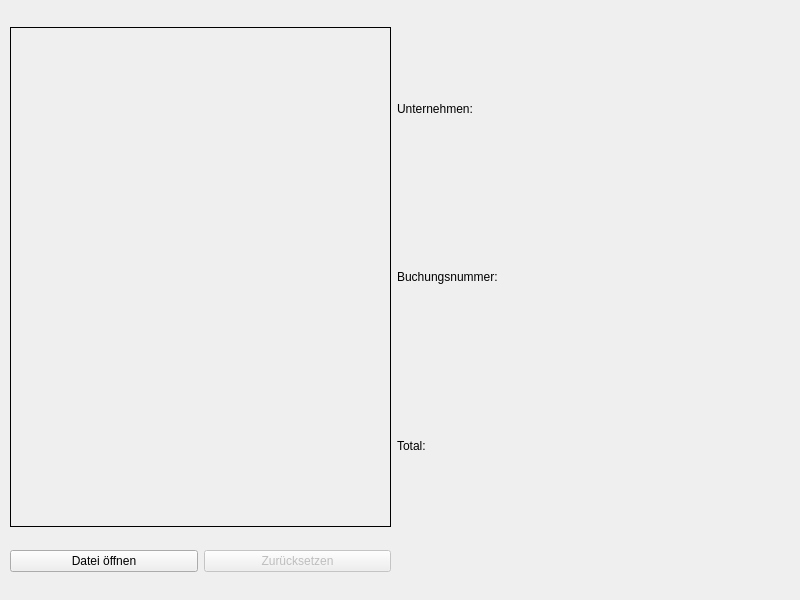
<?xml version="1.0" encoding="UTF-8"?>
<ui version="4.0">
 <class>MainWindow</class>
 <widget class="QMainWindow" name="MainWindow">
  <property name="geometry">
   <rect>
    <x>0</x>
    <y>0</y>
    <width>800</width>
    <height>600</height>
   </rect>
  </property>
  <property name="windowTitle">
   <string>MainWindow</string>
  </property>
  <widget class="QWidget" name="centralwidget">
   <widget class="QWidget" name="gridLayoutWidget">
    <property name="geometry">
     <rect>
      <x>10</x>
      <y>10</y>
      <width>781</width>
      <height>600</height>
     </rect>
    </property>
    <layout class="QGridLayout" name="gridLayout">
     <item row="2" column="1">
      <spacer name="horizontalSpacer">
       <property name="orientation">
        <enum>Qt::Horizontal</enum>
       </property>
       <property name="sizeHint" stdset="0">
        <size>
         <width>40</width>
         <height>20</height>
        </size>
       </property>
      </spacer>
     </item>
     <item row="0" column="1">
      <layout class="QVBoxLayout" name="verticalLayout">
       <item>
        <widget class="QLabel" name="label_company">
         <property name="text">
          <string>Unternehmen: </string>
         </property>
        </widget>
       </item>
       <item>
        <widget class="QLabel" name="label_reference">
         <property name="text">
          <string>Buchungsnummer: </string>
         </property>
        </widget>
       </item>
       <item>
        <widget class="QLabel" name="label_total">
         <property name="text">
          <string>Total: </string>
         </property>
        </widget>
       </item>
      </layout>
     </item>
     <item row="1" column="0">
      <layout class="QHBoxLayout" name="horizontalLayout_2">
       <item>
        <widget class="QPushButton" name="pushButton_file">
         <property name="text">
          <string>Datei öffnen</string>
         </property>
        </widget>
       </item>
       <item>
        <widget class="QPushButton" name="pushButton_reset">
         <property name="enabled">
          <bool>false</bool>
         </property>
         <property name="text">
          <string>Zurücksetzen</string>
         </property>
        </widget>
       </item>
      </layout>
     </item>
     <item row="0" column="0">
      <widget class="QLabel" name="imageView">
       <property name="minimumSize">
        <size>
         <width>381</width>
         <height>500</height>
        </size>
       </property>
       <property name="maximumSize">
        <size>
         <width>381</width>
         <height>500</height>
        </size>
       </property>
       <property name="frameShape">
        <enum>QFrame::Box</enum>
       </property>
       <property name="text">
        <string/>
       </property>
       <property name="scaledContents">
        <bool>true</bool>
       </property>
      </widget>
     </item>
    </layout>
   </widget>
  </widget>
 </widget>
 <resources/>
 <connections/>
</ui>
